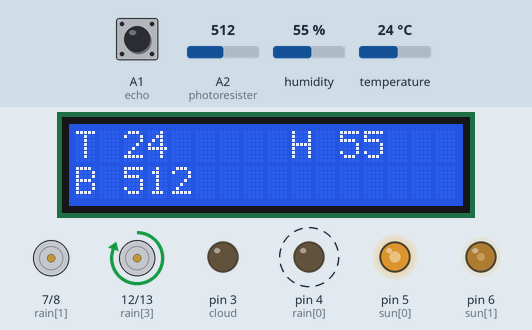
Recording of a sketch running on a simulated Arduino Uno, built with avr-gcc and run on an emulated ATmega328P. Parts: 16×2 character LCD, motor-driver pin pairs drawn as motors (green arrow = first pin HIGH = forward, orange = second pin HIGH = backward, longer = more drive), output pins drawn as LEDs (lit = HIGH). Dashed ring = blinking. The inputs (shaded band) are chosen by the test bench; at power-on: A2 (photoresister) = 512, A1 (echo) LOW, humidity 55 %, temperature 24 °C. Pins used as bus, display or sensor lines are not drawn.

Above: at 0.48 s.
1.0 s: A2 (photoresister) set to 0
At 1.23 s:
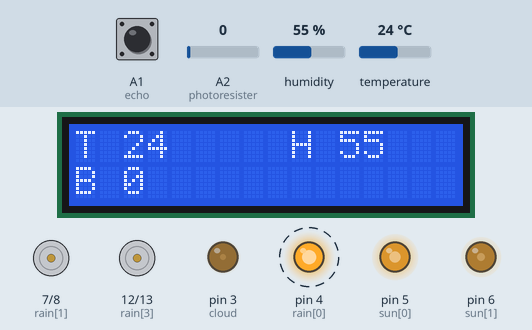
2.8 s: A2 (photoresister) set to 110
At 3.38 s:
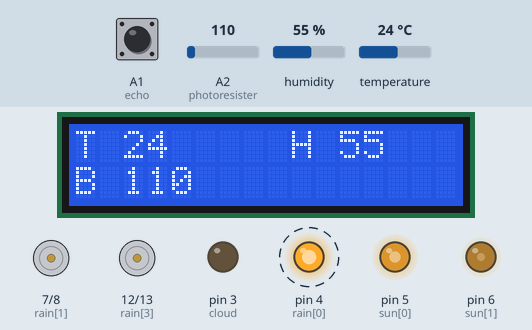
4.8 s: A2 (photoresister) set to 104
At 5.43 s:
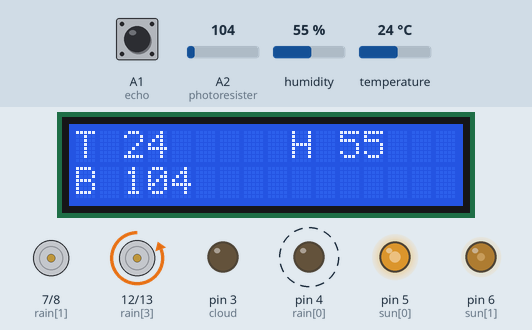
6.4 s: A2 (photoresister) set to 93
At 6.6 s:
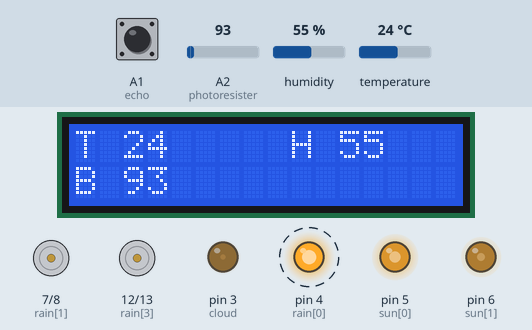
8.3 s: A1 (echo) pulsed HIGH 2 times (0.12 s each, 0.3 s apart)
At 9.2 s:
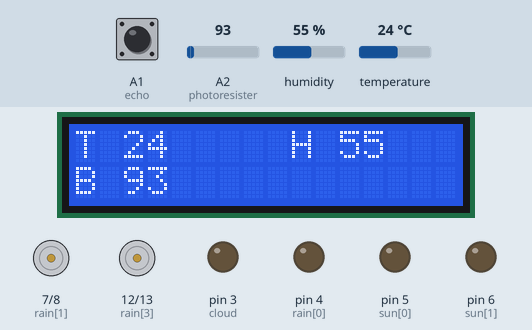
Timing chart, 0 to 51.0 s (numbered marks = the images above; inputs shaded):
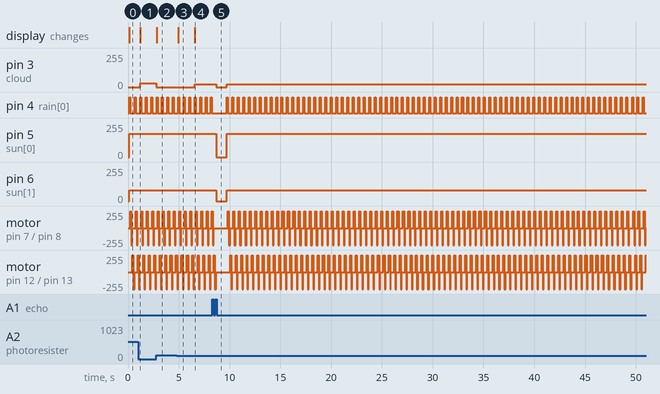

Measured:
- the behaviour switches between 100 and 99 on A2 (photoresister) (found by bisection; images 3 and 4)
- after the input at 1.0 s, pin 3 (cloud): 0/255 → 30/255 after 0.18 s; the display: changes after 0.19 s (image 1)
- after the input at 2.8 s, pin 3 (cloud): 30/255 → 0/255 at once; the display: changes at once (image 2)
- after the input at 4.8 s, the display: changes after 0.15 s (image 3)
- after the input at 6.4 s, pin 3 (cloud): 0/255 → 20/255 after 0.15 s; the display: changes after 0.16 s (image 4)
- after the input at 8.3 s, pin 3 (cloud): 20/255 → 0/255 after 0.38 s, → 20/255 1.0 s later; pin 5 (sun[0]): 174/255 → 0/255 after 0.38 s, → 174/255 1.0 s later; pin 6 (sun[1]): 80/255 → 0/255 after 0.38 s, → 80/255 1.0 s later
- by itself, pin 4 (rain[0]): alternates HIGH for 0.10 s and LOW for 0.44 s

The sketch:

final.ino
```cpp
#include <Arduino_FreeRTOS.h>
#include <dht.h>
#include <LiquidCrystal_I2C.h>

dht DHT;
LiquidCrystal_I2C lcd(0x3F, 16, 2);

int DHT11pin = A0;
int echo = A1;
int trig = 2;
int photoresister = A2;
int sun[2] = {5, 6};
int cloud = 3;
int rain[5] = {4, 7, 8, 12, 13};

bool Update = true;;
int second=0, minute=0;
int distance = 0;
char Tvalue[3], Bvalue[3], Hvalue[3];

void setup() {
  Serial.begin(9600);
  pinMode(echo, INPUT);
  pinMode(trig, OUTPUT);
  pinMode(photoresister, INPUT);
  pinMode(sun[0], OUTPUT);
  pinMode(sun[1], OUTPUT);
  pinMode(cloud, OUTPUT);
  for(int i=0; i<5; i++)
    pinMode(rain[i], OUTPUT);

  digitalWrite(trig, LOW);
  delayMicroseconds(2);
  digitalWrite(trig, HIGH);
  delayMicroseconds(10);
  digitalWrite(trig, HIGH);

  lcd.init();
  lcd.backlight();
  lcd.clear();
  lcd.setCursor(0, 0);
  lcd.print("T");
  lcd.setCursor(9, 0);
  lcd.print("H");
  lcd.setCursor(0, 1);
  lcd.print("B");

  cli();
  TCCR1A = 0;
  TCCR1B = 0;
  TCNT1 = 0;
  TCCR1B |= (1<<WGM12);
  TCCR1B |= (1<<CS12) | (1<<CS10);
  OCR1A = 15624;
  TIMSK1 |= (1<<OCIE1A);
  sei();

  xTaskCreate(getDistance, "getDistance", 128, NULL, 1, NULL);
  xTaskCreate(Display, "Display", 128, NULL, 1, NULL);
  vTaskStartScheduler();
}

void rest(){
  analogWrite(sun[0], 0);
  analogWrite(sun[1], 0);
  analogWrite(cloud, 0);
}

void Sun(int temp){
  analogWrite(sun[0], (float)temp/35*255);
  analogWrite(sun[1], (1-(float)temp/35)*255);
}

void Cloud(int bright){
  if(bright < 100)
    analogWrite(cloud, (300-bright)/10);
  else
    analogWrite(cloud, 0);
}

void Rain(int humi){
  //if(humi > 50){
    for(int i=0; i<5; i++){
      digitalWrite(rain[i], HIGH);
      delay((100-humi)*2);
      digitalWrite(rain[i], LOW);
    }
  //}
}

void getDistance(void *pvParameters){
  (void) pvParameters;
  for(;;){
    digitalWrite(trig, LOW);
    delayMicroseconds(2);
    digitalWrite(trig, HIGH);
    delayMicroseconds(10);
    digitalWrite(trig, HIGH);
    distance = pulseIn(echo, HIGH)*0.034/2;
    delay(10);
  }
}

void Display(void *pvParameters){
  (void) pvParameters;
  for(;;){
    if(distance > 20)
      rest();
    else{
      if(Update){
        int temp = DHT.read11(DHT11pin);
        Update = false;
        int t = DHT.temperature;
        int h = DHT.humidity;
        sprintf(Tvalue, "%d", t);
        lcd.setCursor(2, 0);
        lcd.print(Tvalue[0]);
        lcd.setCursor(3, 0);
        lcd.print(Tvalue[1]);
        sprintf(Hvalue, "%d", h);
        lcd.setCursor(11, 0);
        lcd.print(Hvalue[0]);
        lcd.setCursor(12, 0);
        lcd.print(Hvalue[1]);
      }
      Sun(DHT.temperature);
      //Sun(35);
      int bright = analogRead(photoresister);
      Cloud(bright);
      sprintf(Bvalue, "%d", bright);
      lcd.setCursor(2, 1);
      lcd.print(Bvalue[0]);
      lcd.setCursor(3, 1);
      lcd.print(Bvalue[1]);
      lcd.setCursor(4, 1);
      if(bright > 100)
        lcd.print(Bvalue[2]);
      else
        lcd.print(" ");
      Rain(DHT.humidity);
    }
    delay(1);
  }
}

void loop() {}

ISR(TIMER1_COMPA_vect){
  second++;
  //if(second == 60){
  if(second == 5){
    second = 0;
    minute++;
    //if(minute == 60){
    if(minute == 5){
      minute = 0;
      Update = true;
    }
  }
}
```
